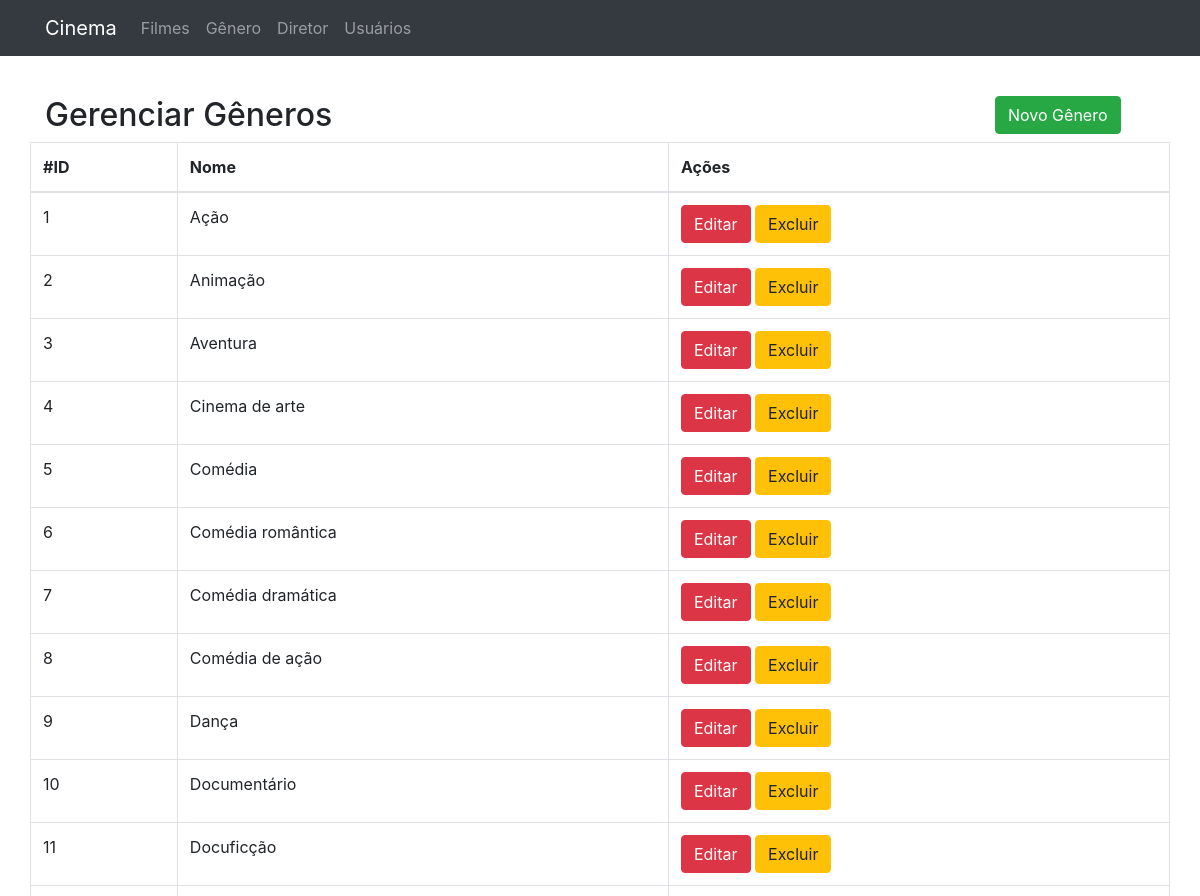
Before: /genero.php (upper part) with the older database file.
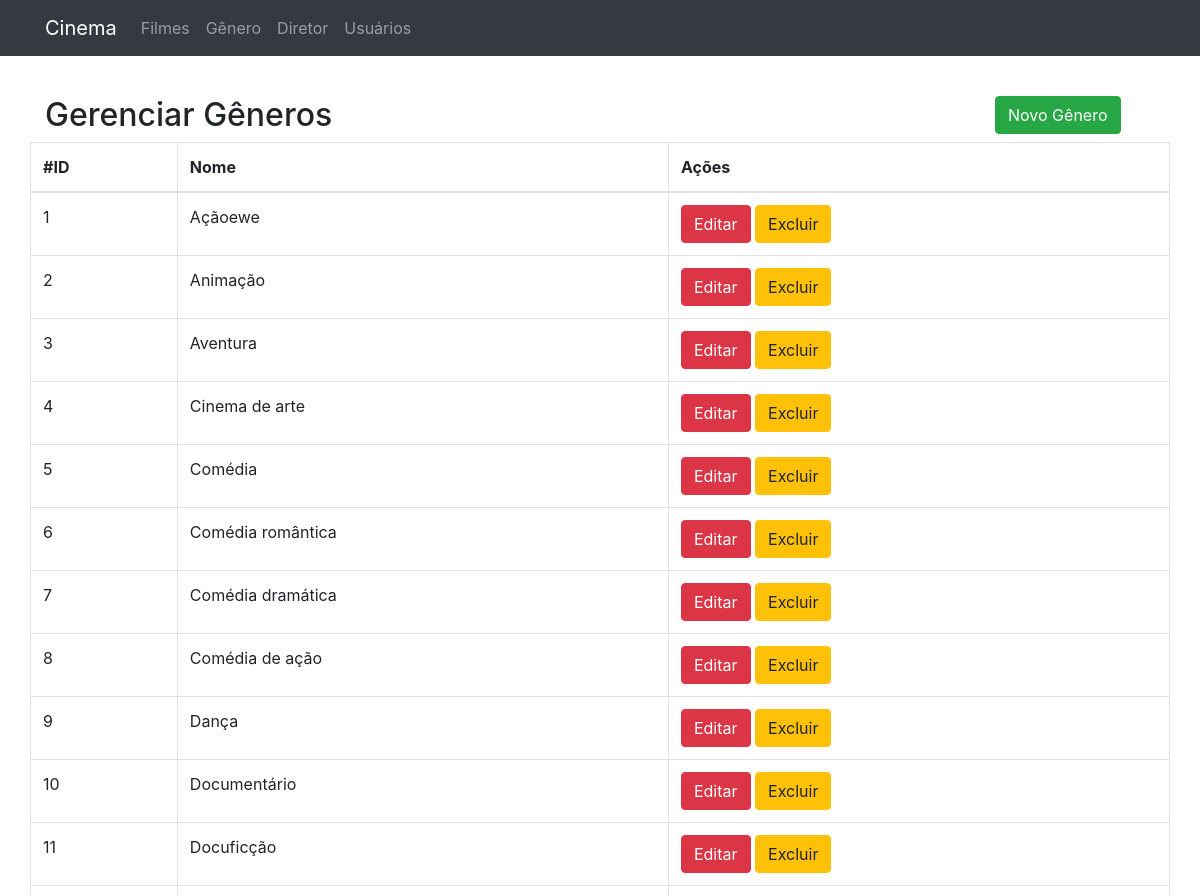
After: the same page with the newer database file.
### tables this page shows
CREATE TABLE `genero` (
  `id` int NOT NULL AUTO_INCREMENT,
  `nome` varchar(45) NOT NULL,
  PRIMARY KEY (`id`)
);

### classes/Conexao.php (called while the page is built, shortened)
<?php
class Conexao
{
	private $host;
	private $user;
	private $password;
	public function __construct() {
		$this->host = 'mysql:host=localhost;dbname=pipoca_doce';
		$this->user = 'root';
		$this->password = 'root';
	}
	public function conectar() {
		try {
			$conn = new PDO(
				$this->host,
				$this->user,
				$this->password
			);
			return $conn;
		} catch (PDOException $e) {
			echo 'Erro na conexao. Erro reportado: ' . $e->getMessage();
			exit;
		}
	}
}

### classes/GeneroDAO.php (called while the page is built, shortened)
<?php
require_once 'Model.php';
class GeneroDAO extends Model
{
	public function __construct() {
		$this->tabela = 'genero';
		$this->class = 'Genero';
	}
	public function listar($pesquisa = '')
	{
		if ($pesquisa != '') {
			$sql = "SELECT * FROM {$this->tabela}
					WHERE nome like '%{$pesquisa}%'
						OR nome like '%{$pesquisa}%'";
		} else {
			$sql = "SELECT * FROM {$this->tabela}";
		}
		$stmt = $this->db->prepare($sql);
		$stmt->setFetchMode(PDO::FETCH_CLASS, $this->class);
		$stmt->execute();
		return $stmt->fetchAll();
	}
}

### classes/Model.php (called while the page is built, shortened)
<?php
require 'Conexao.php';
class Model
{
	public function __construct()
	{
		$conexao = new Conexao();
		$this->db = $conexao->conectar();
	}
}

### classes/Genero.php (called while the page is built, shortened)
<?php
class Genero
{
	private $id;
	private $nome;
    public function getId()
    {
        return $this->id;
    }
    public function getNome()
    {
        return $this->nome;
    }
}

### genero.php (the view)
<?php include './layout/header.php';?>
<?php include './layout/menu.php';?>
<?php
require 'classes/Genero.php';
require 'classes/GeneroDAO.php';
$generoDAO = new GeneroDAO();
$generos = $generoDAO->listar();
?>
<div class="row" style="margin-top:40px">
	<div class="col-10">
		<h2>Gerenciar Gêneros</h2>
	</div>
	<div class="col-2">
		<a href="form_genero.php" class="btn btn-success">Novo Gênero</a>
	</div>
</div>
<div class="row">
	<table class="table table-hover table-bordered">
		<thead>
			<tr>
				<th>#ID</th>
				<th>Nome</th>
				<th>Ações</th>
			</tr>
		</thead>
		<tbody>
			<?php foreach ($generos as $genero) { ?>
			<tr>
				<td><?= $genero->getId() ?></td>
				<td><?= $genero->getNome() ?></td>
				<td>
					<a href="form_genero.php?id=<?= $genero->getId() ?>" class="btn btn-danger">
						Editar
					</a>
					<a href="controle_genero.php?acao=deletar&id=<?= $genero->getId() ?>" class="btn btn-warning" onclick="return confirm('Deseja realmente exluir o gênero?')">
						Excluir
					</a>
				</td>
			</tr>
			<?php } ?>
		</tbody>
	</table>
</div>
<?php include './layout/footer.php';?>

Changed rows visible on the page:
changed genero id 1: nome "Ação" → "Açãoewe"
